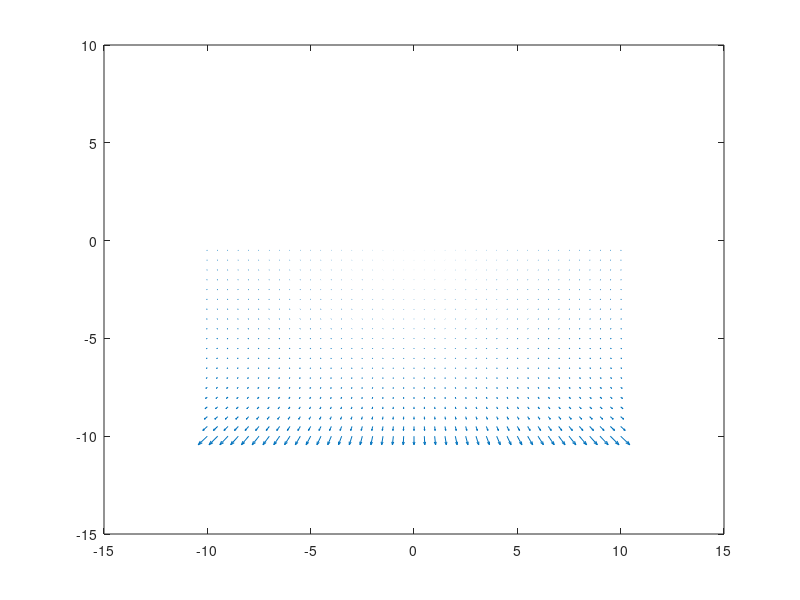

Reproduce this figure in MATLAB.
% [u; v] = 1/Z [xt_z; yt_z]

[X, Y] = meshgrid(-10:.5:10, -10:.5:10);
Z = [repmat([1:20].', 1, 41); repmat([inf], 21, 41)];
tz = 50;
U = tz * X ./ Z;
V = tz * Y ./ Z;
quiver(X, Y, U, V);
